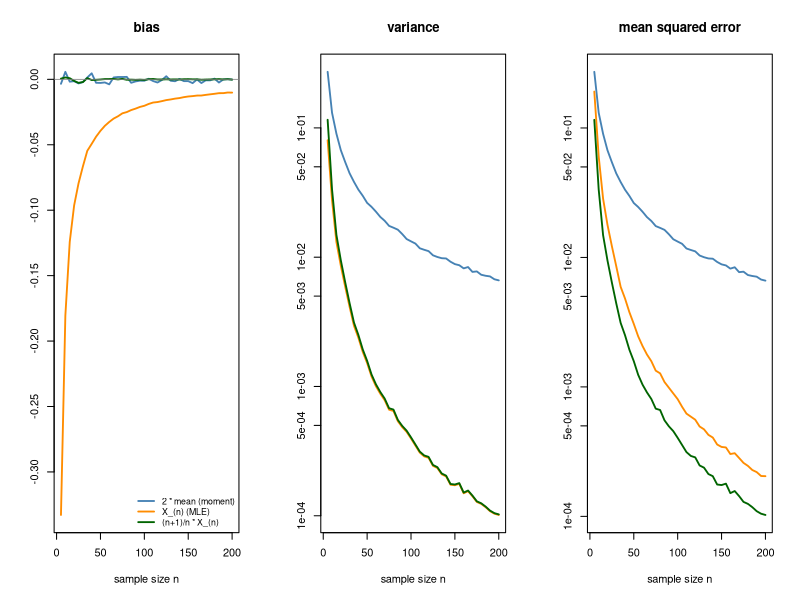

Write the R code that produced this figure.
# Bias, variance and MSE of three estimators of beta for U(0, beta), estimated by simulation.
set.seed(0)
beta <- 2
reps <- 5000
ns <- seq(5, 200, by = 5)
est_names <- c("2 * mean (moment)", "X_(n) (MLE)", "(n+1)/n * X_(n)")
res <- array(0, dim = c(length(ns), 3, 3),
             dimnames = list(NULL, est_names, c("bias", "var", "mse")))
for (i in seq_along(ns)) {
  n <- ns[i]
  x <- matrix(runif(reps * n, 0, beta), reps, n)
  xmax <- apply(x, 1, max)
  ests <- cbind(2 * rowMeans(x), xmax, (n + 1) / n * xmax)
  res[i, , "bias"] <- colMeans(ests) - beta
  res[i, , "var"] <- apply(ests, 2, function(e) mean((e - mean(e))^2))
  res[i, , "mse"] <- colMeans((ests - beta)^2)
}

cols <- c("steelblue", "darkorange", "darkgreen")
titles <- c(bias = "bias", var = "variance", mse = "mean squared error")
op <- par(mfrow = c(1, 3))
for (key in names(titles)) {
  matplot(ns, res[, , key], type = "l", lty = 1, lwd = 1.8, col = cols,
          log = if (key == "bias") "" else "y",
          xlab = "sample size n", ylab = "", main = titles[[key]])
  if (key == "bias") {
    abline(h = 0, col = "grey50", lwd = 0.8)
    legend("bottomright", bty = "n", cex = 0.8, legend = est_names, col = cols, lwd = 1.8)
  }
}
par(op)
